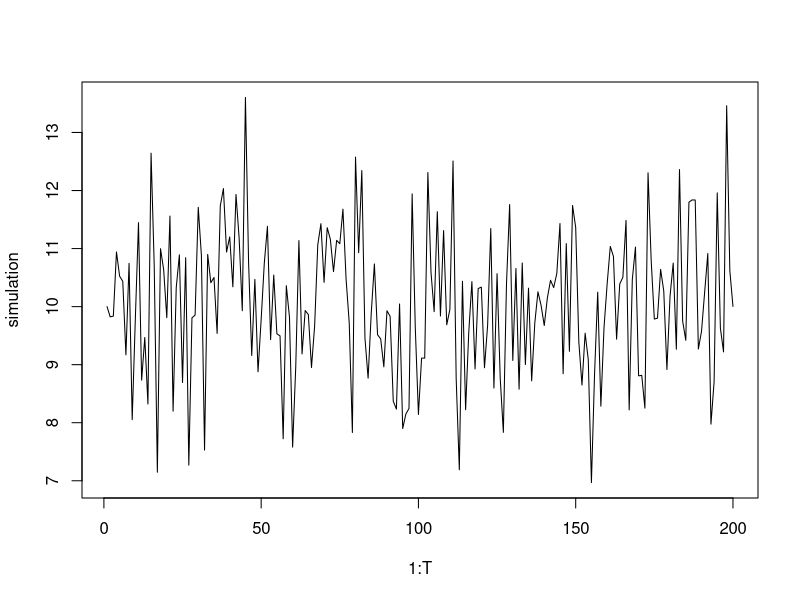

Generate this figure with R:
# Time series models in Stan

### (a)

mu <- 10
sigma2 <- 2
T <- 200
phi <- 0

simulation_AR <- function(mu, phi, sigma2, T){
  x_t <- numeric(T)
  x_t[1] <- mu
  for (i in 2:T) {
    x_t[i] <- mu + phi*(x_t[i-1] - mu)  + rnorm(1, 0, sqrt(sigma2)) 
  }
  return(x_t)
}

simulation <- simulation_AR(mu,phi,sigma2,T)
plot(1:T, simulation, type='l')


### (b)

# Synthetic data
phi_1 <- 0.3
x1_t <- simulation_AR(mu, phi_1, sigma2, T)

phi_2 <- 0.95
y1_t <- simulation_AR(mu, phi_2, sigma2, T)

